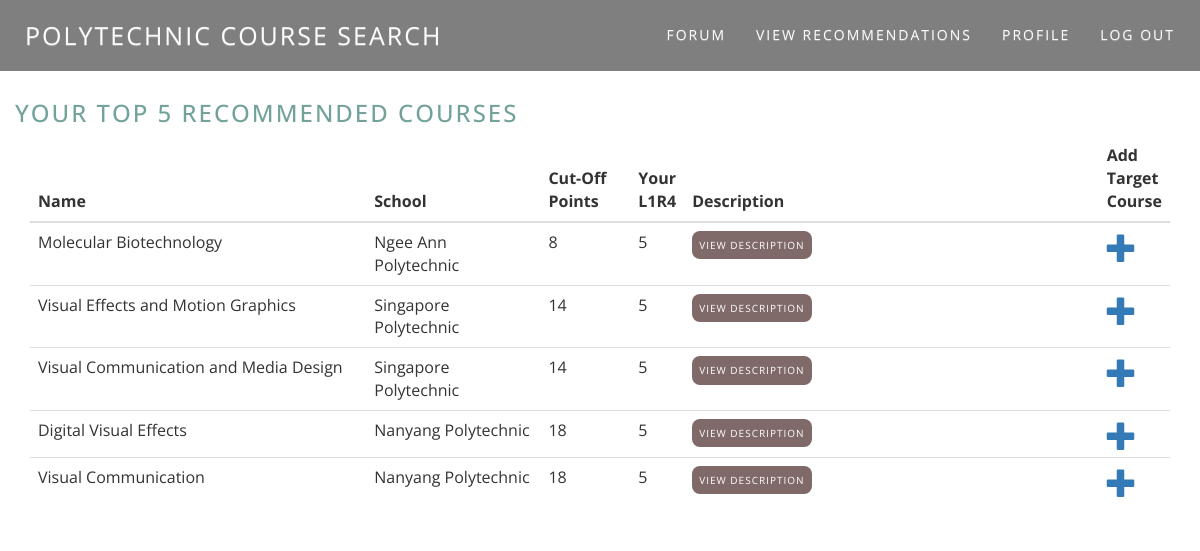
/profile/recommend/ (signed in), run on the app's committed database.
### coursesearch/models.py (models this page shows, shortened)
class Course(models.Model):
    name = models.CharField(max_length=50)
    school = models.CharField(max_length=3,choices=SCHOOL_CHOICES)
    category = models.CharField(max_length=3,choices=CATEGORY_CHOICES)
    description = models.TextField()
    cutoff = models.IntegerField()
    l1r4group = models.CharField(max_length=1,choices=L1R4_GROUP_CHOICES)
    code = models.CharField(max_length=3,primary_key=True)

class Profile(models.Model):
    user = models.OneToOneField(User, on_delete=models.CASCADE)
    subjects = models.ManyToManyField(Subject, through='Grade')
    interests = models.ManyToManyField(Interest)
    targets = models.ManyToManyField(Course, through='Target')
    l1r4_A = models.IntegerField(default=0)
    l1r4_B = models.IntegerField(default=0)
    l1r4_C = models.IntegerField(default=0)
    l1r4_D = models.IntegerField(default=0)

### coursesearch/views.py (the view)
# urls.py: url(r'^profile/recommend/$', views.profile_recommend, name='profile_recommend'),
def profile_recommend(request):
    reclist = recommend_system.recommend(request.user.profile, 5, 0.5)
    if reclist:
        recs = Course.objects.filter(code__in=reclist).order_by('cutoff')
        return render(request,'coursesearch/profile_recommend.html', {'recs': recs, 'reclist':reclist})
    else:
        messages.info(request, 'Sorry, no courses could be recommended at this point. :(')
        return redirect('/')

### coursesearch/templates/coursesearch/profile_recommend.html (shortened to what this page needs)
{% extends 'coursesearch/base.html' %}
{% block content %}
<div class="container">
    <div class="row"><h3 style="color:#73a29a; margin-top:30px;">Your Top 5 Recommended Courses</h3></div>
    <table class="table">
        <thead><tr>
            <th>Name</th>
            <th>School</th>
            <th>Cut-Off Points</th>
            <th>Your L1R4</th>
            <th>Description</th>
            <th>Add Target Course</th>
        </tr></thead>
        <tbody>{% for rec in recs %}<tr>
            <td class='col-sm-4'>{{ rec.name }}</td>
            <td class='col-sm-2'>{{ rec.get_school_display }}</td>
            <td class='col-sm-1'>{{ rec.cutoff }}</td>
            <td>
                {% if rec.l1r4group == 'A' %}
                    {{ request.user.profile.l1r4_A }}
                {% elif rec.l1r4group == 'B' %}
                    {{ request.user.profile.l1r4_B }}
                {% elif rec.l1r4group == 'C' %}
                    {{ request.user.profile.l1r4_C }}
                {% elif rec.l1r4group == 'D' %}
                    {{ request.user.profile.l1r4_D }}
                {% endif %}
            </td>
            <td class='col-sm-5'>
                <button type="button" class="btn description btn-md desc-button">View description</button>
            </td>
            <td><a href="{% url 'profile_add_target' code=rec.code %}"><span class="glyphicon glyphicon-plus" style="font-size: 30px; text-align:center;"></span></a></td>
        </tr>{% endfor %}</tbody>
    </table>
</div>
{% endblock %}

### coursesearch/static/css/coursesearch.css (style rules this page uses)
body { font-family: 'Open Sans', sans-serif; padding-top: 70px; }
a { text-transform: uppercase; }
h3 { text-transform: uppercase; letter-spacing: 2px; color: #6b6b6b; }
.description { letter-spacing: 1px; text-transform: uppercase; background-color: #806969; border: none; color: white; padding: 7px 7px; text-align: center; text-decoration: none; display: inline-block; font-size: 10px; border-radius: 8px; transition-duration: 0.2s; position: relative; }

### data on the page
Course: name "Molecular Biotechnology", school "Ngee Ann Polytechnic", cutoff "8"
Course: name "Visual Effects and Motion Graphics", school "Singapore Polytechnic", cutoff "14"
Course: name "Visual Communication and Media Design", school "Singapore Polytechnic", cutoff "14"
Course: name "Digital Visual Effects", school "Nanyang Polytechnic", cutoff "18"
Course: name "Visual Communication", school "Nanyang Polytechnic", cutoff "18"

### other printed values
{{ request.user.profile.l1r4_C }} "5"
{{ request.user.profile.l1r4_D }} "5"
